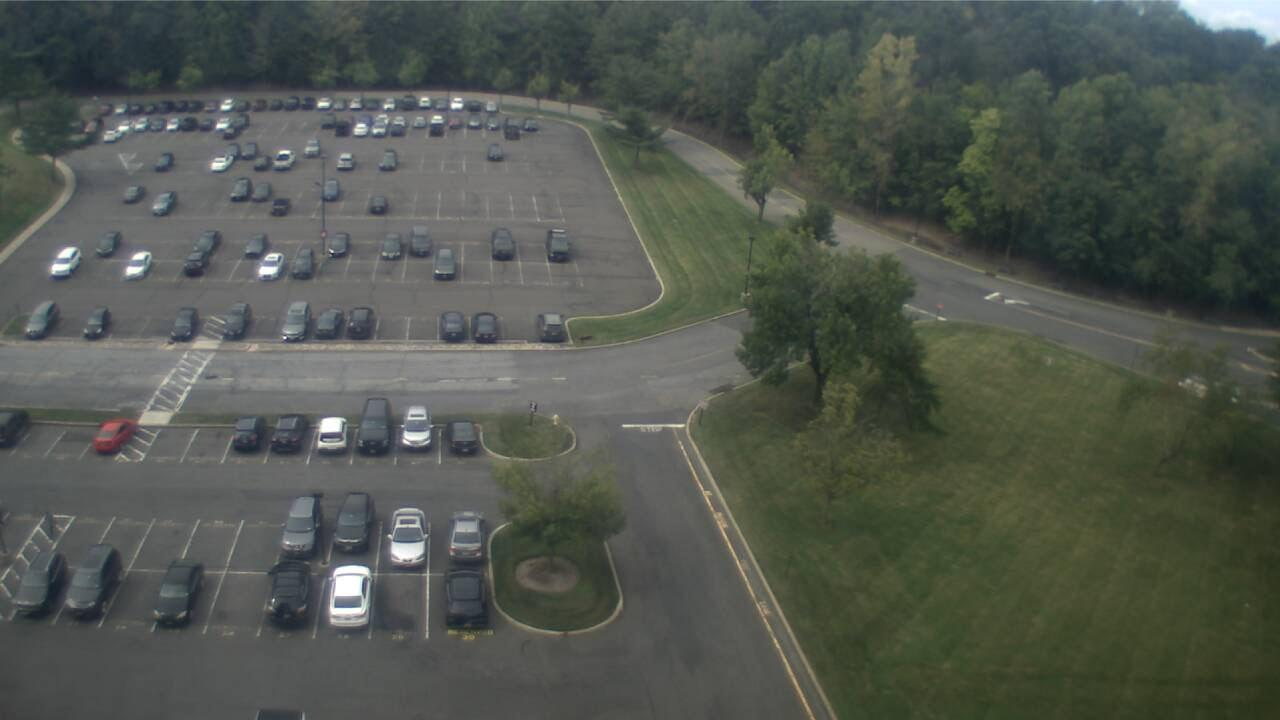
#> input picture lot_ny.jpg, 1280 x 720 px
$ python lot_drawer.py
#> lines starting #> are read from the running program, lines starting #| are printed output that depends on the picture
import numpy as np

# ============================================================================
import cv2.cv2 as cv2

CANVAS_SIZE = (600, 800)

FINAL_LINE_COLOR = (15, 212, 15)  # green
WORKING_LINE_COLOR = (58, 14, 212) # red


# ============================================================================ #
#                                  CONFIG                                      #

basic_img = "lot_ny.jpg"
crop = {
    "y": 230, "x": 0, "h": 600, "w": 600
    }
index = 65  # starting index, to add e.g to exiting list --> starts with this number!

# ============================================================================ #


y = crop["y"]
x = crop["x"]
h = crop["h"]
w = crop["w"]
# basic_img = basic_img[y:y + h, x:x + w]

polygon_points = []
lot_list = []


class PolygonDrawer(object):
    def __init__(self, window_name):
        self.window_name = window_name  # Name for our window

        self.done = False  # Flag signalling we're done
        self.current = (0, 0)  # Current position, so we can draw the line-in-progress
        self.points = []  # List of points defining our polygon

    index = index

    def on_mouse(self, event, x, y, buttons, user_param, ind=index):
        # Mouse callback that gets called for every mouse event (i.e. moving, clicking, etc.)

        if self.done:  # Polygon is finished - Nothing more to do
            poly = {"cords": self.points, "id": f"{PolygonDrawer.index}"}
            lot_list.append(poly)
            polygon_points.append(self.points)
            print(lot_list)
            PolygonDrawer.index += 1
            self.points = []
            self.done = False
            return

        if event == cv2.EVENT_MOUSEMOVE:
            # We want to be able to draw the line-in-progress, so update current mouse position
            self.current = (x, y)
        elif event == cv2.EVENT_LBUTTONDOWN:
            # Left click means adding a point at current position to the list of points
            print("Adding point #%d with position(%d,%d)" % (len(self.points), x, y))
            self.points.append((x, y))

            if len(self.points) == 4:  # close polygon on 4 points
                self.done = True

        elif event == cv2.EVENT_RBUTTONDOWN:
            # Right click means we're done
            print("Completing polygon with %d points." % len(self.points))
            self.done = True

    def run(self):
        escape = False  # Flag to quit program
        # Let's create our working window and set a mouse callback to handle events
        cv2.namedWindow(self.window_name, flags=cv2.WINDOW_AUTOSIZE)
        #cv2.imshow(self.window_name, np.zeros(CANVAS_SIZE, np.uint8))

        frame = cv2.imread(basic_img)
#> frame is the input picture: shape (720, 1280, 3); mean B, G, R 79, 86.8, 81.4
        frame = frame[y:y + h, x:x + w] # crop image
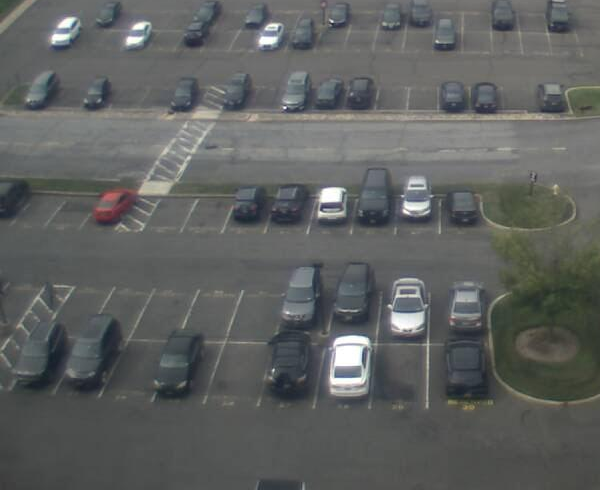
#> frame: shape (490, 600, 3); mean B, G, R 95.9, 97.1, 95
        cv2.imshow(self.window_name, frame)
        cv2.waitKey(1)
        cv2.setMouseCallback(self.window_name, self.on_mouse)

        while not escape:

            # This is our drawing loop, we just continuously draw new images
            # and show them in the named window
            frame = cv2.imread(basic_img)
            frame = frame[y:y + h, x:x + w] # crop image
            canvas = frame
            if len(self.points) > 0:
                # Draw all the current polygon segments
                cv2.polylines(canvas, np.array([self.points]), False, FINAL_LINE_COLOR, 3)
                # And also show what the current segment would look like
                cv2.line(canvas, self.points[-1], self.current, WORKING_LINE_COLOR, 3)

            for i in range(len(polygon_points)):
                if len(polygon_points[i]) > 0:
                    cv2.fillPoly(canvas, np.array([polygon_points[i]]), FINAL_LINE_COLOR)

            # Update the window
            cv2.imshow(self.window_name, canvas)
            # And wait 50ms before next iteration (this will pump window messages meanwhile)
            if cv2.waitKey(50) == 27:  # ESC hit
                # todo: maybe add txt export here
#> (key Esc is pressed here)
                self.done = True
                escape = True

        # Waiting for the user to press any key
        cv2.waitKey()

        cv2.destroyWindow(self.window_name)
        return canvas


# ============================================================================

if __name__ == "__main__":
    pd = PolygonDrawer("Polygon")
    image = pd.run()
    print("Lots = %s \n" % polygon_points)
